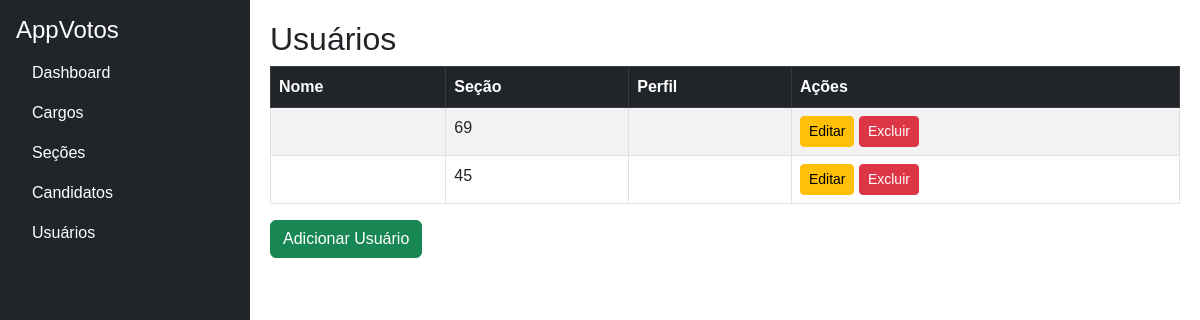
/usuarios/, run on an earlier commit of the app's database.
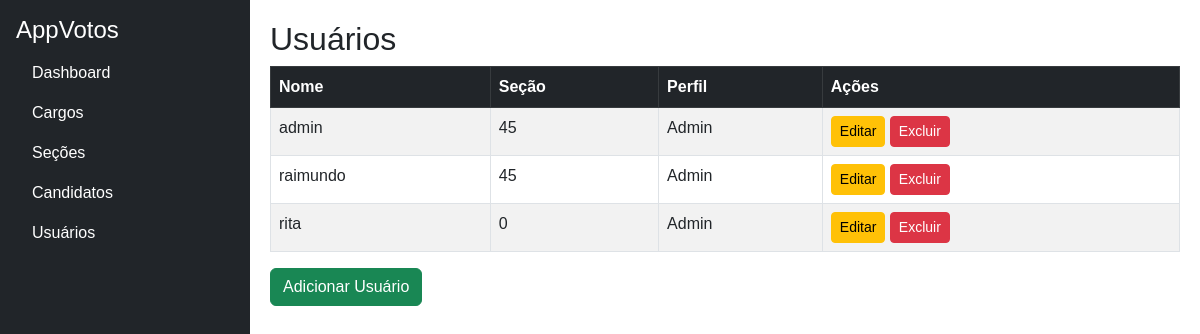
And on a later commit of the database.
### votacao/models.py (models this page shows, shortened)
class Usuario(models.Model):
    user = models.OneToOneField(User, on_delete=models.CASCADE, related_name='usuario')
    secao = models.ForeignKey(Secao, on_delete=models.CASCADE)
    perfil = models.CharField(max_length=20, choices=[('admin', 'Admin'), ('fiscal', 'Fiscal')])
    nome = models.CharField(max_length=255)

class Secao(models.Model):
    local = models.CharField(max_length=200)
    numero = models.IntegerField(unique=True)

### votacao/views.py (the view)
# urls.py: path('usuarios/', views.usuario_list, name='usuario_list'),
def usuario_list(request):
    usuarios = Usuario.objects.all()
    return render(request, 'votacao/usuario_list.html', {'usuarios': usuarios})

### votacao/templates/votacao/usuario_list.html
{% extends "votacao/base_generic.html" %}
{% block content %}
  <h2>Usuários</h2>
  {% if usuarios %}
    <table class="table table-striped table-bordered">
      <thead class="table-dark">
        <tr>
          <th>Nome</th>
          <th>Seção</th>
          <th>Perfil</th>
          <th>Ações</th>
        </tr>
      </thead>
      <tbody>
        {% for usuario in usuarios %}
          <tr>
            <td>{{ usuario.user.username }}</td>
            <td>{{ usuario.secao.numero }}</td>
            <td>{{ usuario.get_perfil_display }}</td>
            <td>
              <a href="{% url 'usuario_update' usuario.id %}" class="btn btn-sm btn-warning">Editar</a>
              <a href="{% url 'usuario_delete' usuario.id %}" class="btn btn-sm btn-danger">Excluir</a>
            </td>
          </tr>
        {% endfor %}
      </tbody>
    </table>
  {% else %}
    <p class="alert alert-info">Não existem usuários cadastrados.</p>
  {% endif %}
  <a href="{% url 'usuario_create' %}" class="btn btn-success">Adicionar Usuário</a>
{% endblock %}

### votacao/templates/votacao/base_generic.html (shortened to what this page needs)
<!DOCTYPE html>
<html lang="pt-BR">
<head>
    <link href="https://cdn.jsdelivr.net/npm/bootstrap@5.3.0/dist/css/bootstrap.min.css" rel="stylesheet">
</head>
<body>
    <div class="d-flex">
        <nav class="sidebar bg-dark text-white p-3" style="width: 250px;">
            <h4>AppVotos</h4>
            <ul class="nav flex-column">
                <li class="nav-item">
                    <a class="nav-link text-white" href="{% url 'dashboard' %}">Dashboard</a>
                </li>
                <li class="nav-item">
                    <a class="nav-link text-white" href="{% url 'cargo_list' %}">Cargos</a>
                </li>
                <li class="nav-item">
                    <a class="nav-link text-white" href="{% url 'secao_list' %}">Seções</a>
                </li>
                <li class="nav-item">
                    <a class="nav-link text-white" href="{% url 'candidato_list' %}">Candidatos</a>
                </li>
                <li class="nav-item">
                    <a class="nav-link text-white" href="{% url 'usuario_list' %}">Usuários</a>
                </li>
            </ul>
        </nav>
        <div class="flex-grow-1 content">
            {% block content %}
            {% endblock %}
        </div>
    </div>
</body>
</html>

### votacao/templates/votacao/base_generic.html (style rules this page uses)
body { font-family: Arial, sans-serif; }
.sidebar { min-height: 100vh; }
.content { padding: 20px; }

What changed in the data, as far as the page shows it:
removed Usuario: secao.numero "69"
removed Usuario: secao.numero "45"
added Usuario: user.username "admin", secao.numero "45", perfil "Admin"
added Usuario: user.username "raimundo", secao.numero "45", perfil "Admin"
added Usuario: user.username "rita", secao.numero "0", perfil "Admin"
